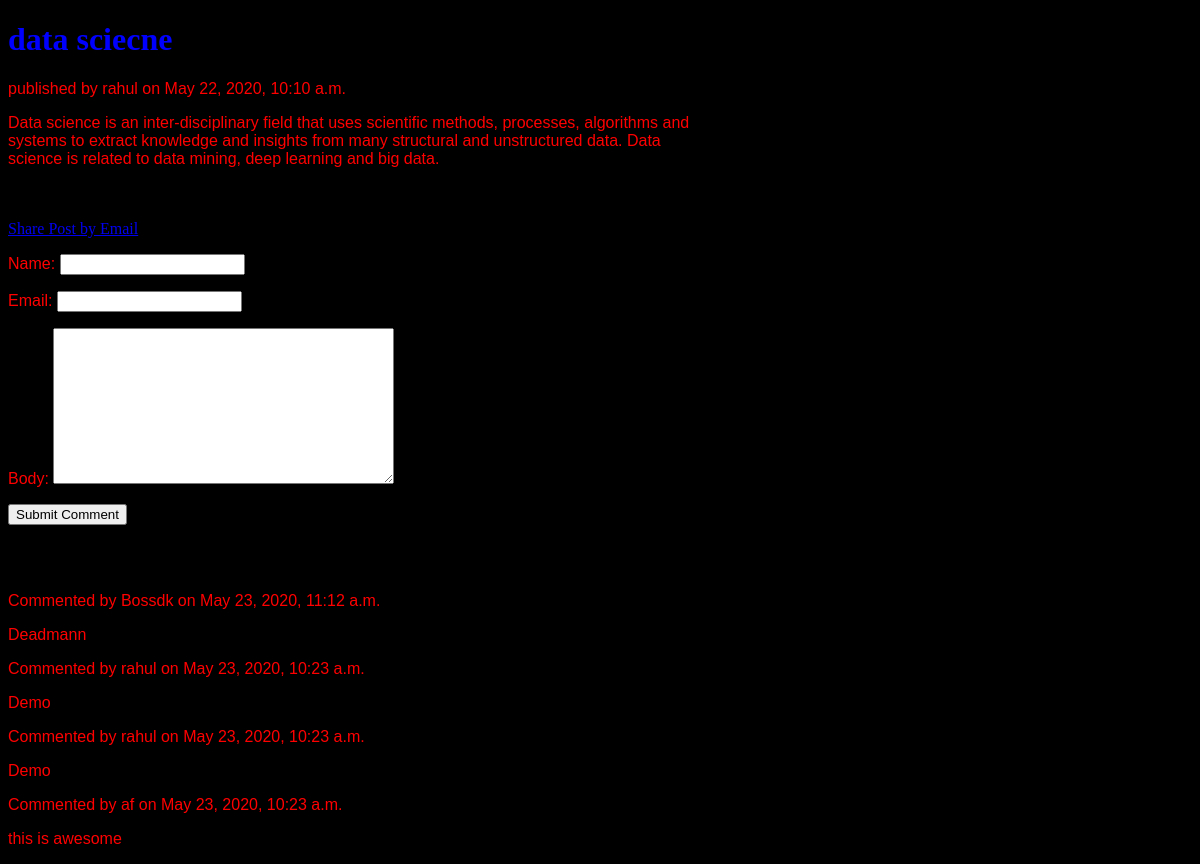
Page /2020/05/22/data-sciecne/ on the committed database.
### blog/models.py (models this page shows, shortened)
class Post(models.Model):
    status_choices = (('draft', 'DRAFT'), ('published', 'PUBLISHED'))
    title = models.CharField(max_length=100)
    slug = models.SlugField(max_length=264, unique_for_date='publish')
    author = models.ForeignKey(User, related_name='blog_posts', on_delete=models.CASCADE)
    body = models.TextField()
    publish = models.DateTimeField(default=timezone.now)
    created = models.DateTimeField(auto_now_add=True)
    updated = models.DateTimeField(auto_now=True)
    status = models.CharField(max_length=10, choices=status_choices, default='draft')
    objects = CustomPost()
    tags = TaggableManager()
    class Meta:
        ordering = ('-publish',)

class Comment(models.Model):
    post = models.ForeignKey(Post, related_name='comments' ,on_delete=models.CASCADE)
    name = models.CharField(max_length=32)
    email = models.EmailField()
    body = models.TextField()
    created = models.DateTimeField(auto_now_add=True)
    updated = models.DateTimeField(auto_now=True)
    active = models.BooleanField(default=True)
    class Meta:
        ordering = ('-created',)

### blog/views.py (the view)
def post_detail_view(request, year, month, day, post):
    post = get_object_or_404(Post, slug=post,
                             status='published',
                             publish__year=year,
                             publish__month=month,
                             publish__day=day,
                             )
    comments = post.comments.filter(active=True)
    commentsubmit = False
    if request.method == 'POST':
        form = CommentForm(request.POST)
        if form.is_valid():
            newcomment = form.save(commit=False)
            newcomment.post = post
            newcomment.save()
            commentsubmit = True
    else:
        form = CommentForm()
    return render(request, 'blog/post_detail.html',
                  {'post': post, 'form': form, 'comments': comments, 'csubmit': commentsubmit})

### blog/forms.py
class CommentForm(forms.ModelForm):
    class Meta:
        model = Comment
        fields = ['name','email','body']

### blog/models.py (called while the page is built)
    def get_queryset(self):
        return super().get_queryset().filter(status='published')

### templates/blog/post_detail.html (shortened to what this page needs)
<!DOCTYPE html>
<html lang="en">
{%load staticfiles%}
<head>
    <link rel="stylesheet" href="{% static 'css/blog.css'%}">
</head>
<body>
    <h1>{{post.title}}</h1>
            <p id="date"> published by {{post.author}} on {{post.publish}}</p>
            {{post.body | linebreaks}}
<br>
<br>
<a href="/{{post.id}}/share/" class="btn btn-primary btn-sucess">Share Post by Email </a>
    {%if csubmit%}
        <h2 class="jumbotron">Comment submitted successfully....</h2>
    {%else%}
            <form action="" method="post">
                {{form.as_p}}
                <input type="submit" class="btn btn-primary btn-sucess " value="Submit Comment">
            </form>
    {%endif%}
    {% with comments.count as comments_count%}
        <h2>{{comments_count}} Comment{{comments_count | pluralize}}</h2>
    {%endwith%}
    {%if comments%}
    {%for comment in comments%}
        <p>Commented by {{comment.name}} on {{comment.created}}</p>
            <p> {{comment.body}}</p>
    {%endfor%}
     {%else%}
        <p>No comments found</p>
    {%endif%}
</body>
</html>

### static/css/blog.css (style rules this page uses)
body { background : black; }
h1 { color :blue; }
p { font-family : Arial; text-align : justified; color : red; width : 60%; }

### rows in the picture
Post: title "data sciecne", author "rahul", publish "May 22, 2020, 10:10 a.m.", body "Data science is an inter-disciplinary field that uses scientific methods, processes, algorithms and systems to extract knowledge and insights from many structural and unstructured data. Data science is related to data mining, deep learning and big data."
Comment: name "Bossdk", created "May 23, 2020, 11:12 a.m.", body "Deadmann"
Comment: name "rahul", created "May 23, 2020, 10:23 a.m.", body "Demo"
Comment: name "rahul", created "May 23, 2020, 10:23 a.m.", body "Demo"
Comment: name "af", created "May 23, 2020, 10:23 a.m.", body "this is awesome"
